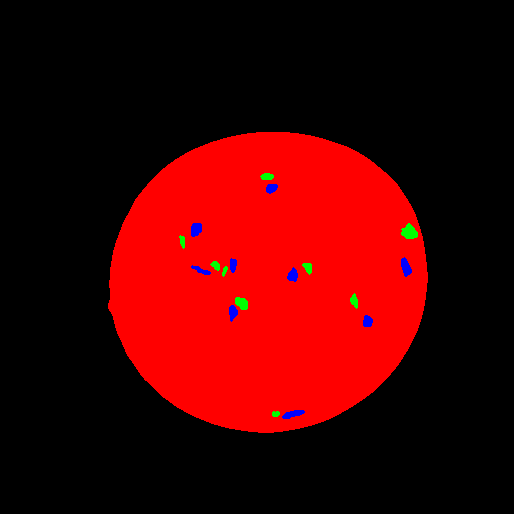
#> input picture Project 2/data/annotation_day01.png, 514 x 514 px, found by its file name
$ python Threshold_jdl.py
#> lines starting #> are read from the running program, lines starting #| are printed output that depends on the picture; after the words box and inside, x2 and y2 are one past the last pixel; in counts of white or black regions, pixels touching at a corner belong together; long printed decimals are rounded
### Project 2/helpFunctions.py

def loadMulti(imName, *args):
    # Loading multispectral image and an annotation
    #
    # function [multiIm, annotationIm] = loadMulti(imName, annotationName)
    #
    # Input
    #   imName - name of multispectral image file - a *.mat file
    #   annotationName - name of annotation image file - a *.png file
    #   dirPath (optional) - path to data directory where the image files are
    #       placed
    #
    # Output
    #   multiIm - multispectral image
    #   annotationIm - image with annotation mask of size r x c x 3. Layer 1 is
    #       the salami annotation (both fat and meat, layer 2 is the fat, and
    #       layer 3 is the meat. The pixel value is 1 in the annotation and 0
    #       elsewhere.
    #
    # Anders Nymark Christensen - DTU, 20230221
    # Adapted from
    # Anders Lindbjerg Dahl - DTU, January 2013
    #

    import scipy.io as sio
    import numpy as np
    from matplotlib.pyplot import imread

    annotationName = args[0]
    if len(args) < 2:
        dirPath = ''
    else:
        dirPath = args[1]


    # load the multispectral image
    im = sio.loadmat(dirPath+imName)
    multiIm = im['immulti']

    # make annotation image of zeros
    annotationIm = np.zeros([multiIm.shape[0],multiIm.shape[1],3],dtype=bool)

    # read the mask image
    aIm = imread(dirPath+annotationName)

    annotationIm = aIm.astype(int)
    # put in ones
    #for i in range(0,3):
    #   annotationIm[:,:,i] = (aIm[:,:,i] == 255)

    return (multiIm, annotationIm)


def getPix(multiIm, maskIm):
    # Extracting pixels from multispectral image
    #
    # function [clPix, row, col] = getPix(multiIm, maskIm)
    #
    # Input
    #   multiIm - multispectral image of size r x c x l
    #   maskIm - binary mask with ones at pixels that should be extracted (use
    #       layers from annotationIm from the loadMulti function)
    #
    # Output
    #   clPix - pixels in n x l matrix
    #   row - row pixels indicies
    #   col - column pixels indicies
    #
    # Anders Nymark Christensen - DTU, 20180130
    # Adapted from
    # Anders Lindbjerg Dahl - DTU, January 2013
    #

    import numpy as np
    nMask = maskIm.sum()

    r, c = np.where(maskIm == 1)

    clPix = np.zeros([nMask, multiIm.shape[2]])
    clPix = multiIm[r,c,:]

    return [clPix, r, c]


# [105 lines left out: functions showHistograms, setImagePix, not called in this run]

### Project 2/Threshold_jdl.py
#%%
# Analysis of data
import os
import helpFunctions as hf
import matplotlib
import matplotlib.pyplot as plt
import numpy as np
from matplotlib.pyplot import imread
from scipy.stats import norm
## Example of loading a multi spectral image
dirIn = rf'{os.getcwd()}/Project 2/data/'

#%%
# dispalying sementation of day 01
day01 = matplotlib.image.imread(dirIn + 'Annotation_day01.png')
#> day01 is the input picture: shape (514, 514, 3) float32; mean R, G, B 0.28, 0.00286, 0.00367
# plt.imshow(day01)
# plt.show()


# 2. What is the spectral distribution of meat and fat respectively?

# loading multispectral image and annotation of day 01
multiIm, annotationIm = hf.loadMulti('multispectral_day01.mat' , 'Annotation_day01.png', dirIn)
#> (reads Project 2/data/multispectral_day01.mat from the repository)

# Here is an example with meat- and fat annotation
[fatPix, fatR, fatC] = hf.getPix(multiIm, annotationIm[:,:,1]);
#> in getPix, `nMask = maskIm.sum()`: nMask = 756
#> in getPix, `r, c = np.where(maskIm == 1)`: r = 756 values from 173 to 416; c = 756 values, max 417 at index 179, min 179 at index 231, mean 298.4
#> fatR = 756 values from 173 to 416; fatC has the same summary as c in getPix
[meatPix, meatR, meatC] = hf.getPix(multiIm, annotationIm[:,:,2]);
#> meatR = 969 values from 184 to 418; meatC = 969 values, max 411 at index 430, min 191 at index 120, mean 281.4


# Here we plot the mean values for pixels with meat and fat respectively
# Det er mean value pr layer
plt.plot(np.mean(meatPix,0),'b')
plt.plot(np.mean(fatPix,0),'r')
plt.legend(['Meat', 'Fat'])
plt.show(block=False)
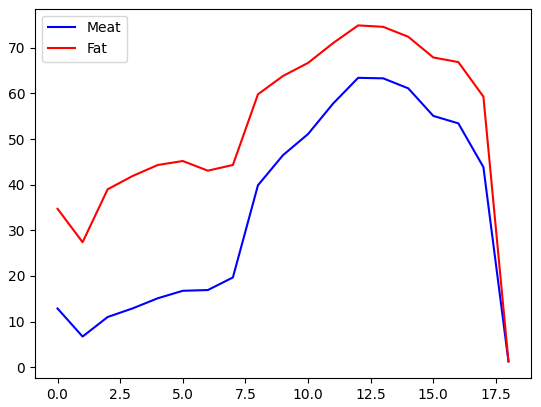
#> figure drawn by matplotlib, 1 panel; curve peaks at x = 12, y = 63.43; curve peaks at x = 12, y = 74.92
plt.close()


mean_meat = np.mean(np.mean(meatPix,0))
#> mean_meat = 34.15
varieance_meat = np.var(np.mean(meatPix,0))
#> varieance_meat = 464.1
mean_fat = np.mean(np.mean(fatPix,0))
#> mean_fat = 52.57
varieance_fat = np.var(np.mean(fatPix,0))
#> varieance_fat = 355
print(f'Mean of meat: {mean_meat}, Variance of meat: {varieance_meat}')
#| Mean of meat: 34.146, Variance of meat: 464.106
print(f'Mean of fat: {mean_fat}, Variance of fat: {varieance_fat}')
#| Mean of fat: 52.566, Variance of fat: 354.965

# 3. Is it a reasonable assumption that each pixel is either meat or fat?
# Answer: No, it is not a reasonable assumption that each pixel is either meat or fat. since there are background pixels as well. But it is a fair assumption that each pixel is either meat or fat or background.


#%% Threshold value for a single spectral band
# 1. Calculate the threshold value t for all spectral bands for day 1.

# loading multispectral image and annotation of day 01
multiIm, annotationIm = hf.loadMulti('multispectral_day01.mat' , 'Annotation_day01.png', dirIn)


# https://stackoverflow.com/questions/22579434/python-finding-the-intersection-point-of-two-gaussian-curves
# calculate the intersection of two gaussians
def intersections(m1, std1, m2, std2):
    a = 1/(2*std1**2) - 1/(2*std2**2)
    b = m2/(std2**2) - m1/(std1**2)
    c = m1**2 /(2*std1**2) - m2**2 / (2*std2**2) - np.log(std2/std1)
    points = np.roots([a,b,c])
    for p in points:
        if p >= m1 and p <= m2 or p <= m1 and p >= m2:
            return p
    return None

t = []

# calculating the mean and standard deviation of meat and fat pixels
mean_meat = np.mean(meatPix, 0)
#> mean_meat = 19 values, max 63.43 at index 12, min 1.27 at index 18, mean 34.15
mean_fat = np.mean(fatPix, 0)
#> mean_fat = 19 values, max 74.92 at index 12, min 1.3 at index 18, mean 52.57
std_meat = np.std(meatPix, 0)
#> std_meat = 19 values, max 2.93 at index 17, min 0.446 at index 18, mean 2.13
std_fat = np.std(fatPix, 0)
#> std_fat = 19 values, max 6.52 at index 5, min 0.458 at index 18, mean 4.11

# finds thredsholds for all spectral bands
for i in range (0, 19):
    i_point = intersections(mean_meat[i], std_meat[i], mean_fat[i], std_fat[i])
    t.append(i_point)
#> this loop made 19 passes
#> (a in intersections, b in intersections, c in intersections, points in intersections, i_point) on passes 1 to 12: (0.181, -3.67, 5.55, [18.69, 1.65], 18.69), (0.316, -3.24, -4.29, [11.43, -1.19], 11.43), (0.128, -2.06, -4.81, [18.1, -2.07], 18.1), (0.0959, -1.72, -5.66, [20.82, -2.83], 20.82), (0.0796, -1.71, -3.56, [23.38, -1.91], 23.38), (0.07, -1.68, -2.05, [25.12, -1.17], 25.12), (0.0766, -1.84, -1.68, [24.84, -0.883], 24.84), (0.0674, -1.91, 1.53, [27.53, 0.823], 27.53), (0.0488, -2.93, 29.09, [47.49, 12.54], 47.49), (0.0534, -3.77, 49.08, [53.41, 17.21], 53.41), (0.0486, -3.56, 43.5, [57.68, 15.52], 57.68), (0.042, -3.07, 25.16, [63.73, 9.41], 63.73)
#> (a in intersections, b in intersections, c in intersections, points in intersections) on pass 19: (0.125, -0.202, 0.0273, [1.47, 0.149])
#> after the loop, t = 19 items, first 6: 18.69, 11.43, 18.1, 20.82, 23.38, 25.12

## NOTES ##
# meat is less than threshold, fat is greater than threshold
# the 19 layer dont have a threshold value

# plotting the gaussian distribution of meat and fat pixels for all spectral bands
for i in range(0, 19, 2):
    print(f'Threshold value for spectral band {i+1} is: {t[i]}')
    x = np.linspace(0,100,100)
    plot1=plt.plot(x,norm.pdf(x,mean_meat[i], std_meat[i]))
    plot2=plt.plot(x,norm.pdf(x,mean_fat[i],std_fat[i]))
    if t[i] is not None:
        plot3 = plt.plot(t[i], norm.pdf(t[i],mean_meat[i],std_meat[i]),'o')
    plt.legend(['Meat', 'Fat', 'Intersection'])
    plt.title(f'Gaussian distribution of meat and fat pixels for spectral band {i+1}')
    plt.show()
#> this loop made 10 passes
#| Threshold value for spectral band 1 is: 18.685
#| Threshold value for spectral band 3 is: 18.104
#| Threshold value for spectral band 5 is: 23.378
#| Threshold value for spectral band 7 is: 24.844
#| Threshold value for spectral band 9 is: 47.491
#| Threshold value for spectral band 11 is: 57.680
#| Threshold value for spectral band 13 is: 68.844
#| Threshold value for spectral band 15 is: 66.550
#> (further printed lines are left out)
#> pass 1, `plt.show()`:
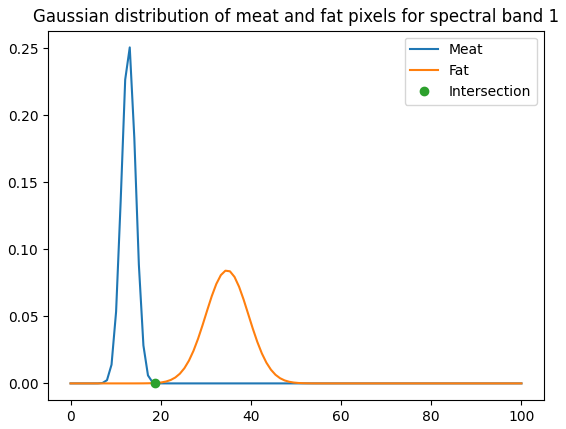
#> figure drawn by matplotlib, 1 panel; curve peaks at x = 13.13, y = 0.251; curve peaks at x = 34.34, y = 0.0841
#> pass 2, `plt.show()`:
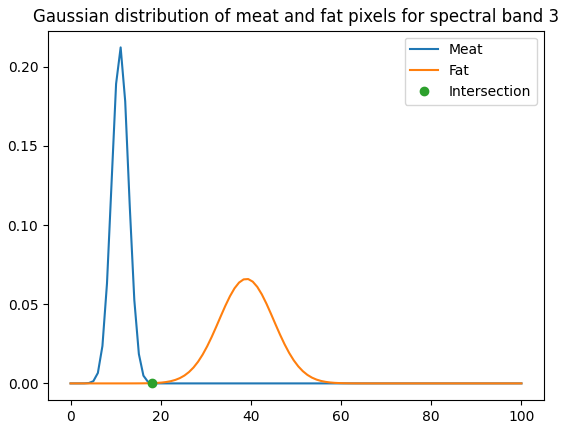
#> figure drawn by matplotlib, 1 panel; curve peaks at x = 11.11, y = 0.212; curve peaks at x = 39.39, y = 0.0659

#%%
# 2. Calculate the error rate for each spectral band.
error_rate_meat = []
error_rate_fat = []
for band in range(0, 19):
    if t[band] is not None:
        error_rate_meat.append(sum(1 for i in meatPix[:, band] if i > t[band]))
        error_rate_fat.append(sum(1 for i in fatPix[:, band] if i < t[band]))
#> after the loop, error_rate_fat = [1, 2, 1, 1, 1, 1, 1, 1, 3, 3, 4, 4, 6, 7, 8, 16, 12, 13]; error_rate_meat = [0, 2, 1, 1, 0, 0, 0, 0, 0, 0, 0, 0, 0, 1, 0, 0, 2, 36]

# plotting the error rate for each spectral band
plt.plot(error_rate_meat, 'b')
plt.plot(error_rate_fat, 'r')
plt.legend(['Meat', 'Fat'])
plt.title('Error rate for each spectral band')
plt.show()
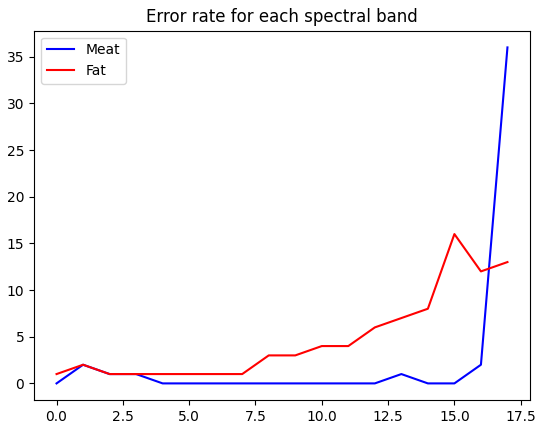
#> figure drawn by matplotlib, 1 panel; curve peaks at x = 17, y = 36; curve peaks at x = 15, y = 16

# 3. Identify the spectral band, which has the best discriminative properties for meat and fat.
mean_error_rate = []
for i in range(0, 19):
    if t[i] is not None:
        mean_error_rate.append((error_rate_meat[i] + error_rate_fat[i]) / 2)
#> after the loop, mean_error_rate = [0.5, 2, 1, 1, 0.5, 0.5, 0.5, 0.5, 1.5, 1.5, 2, 2, 3, 4, 4, 8, 7, 24.5]

best_band = mean_error_rate.index(min(mean_error_rate))
#> best_band = 0
print(f'The spectral band with the best discriminative properties for meat and fat is: {best_band+1}')
#| The spectral band with the best discriminative properties for meat and fat is: 1
## NOTES
# Det bedste band er layer 1

# 4. Classify the entire image of the salami for day 1, and visualise it.

# Load RGB image
imRGB = imread(dirIn + 'color_day01.png')
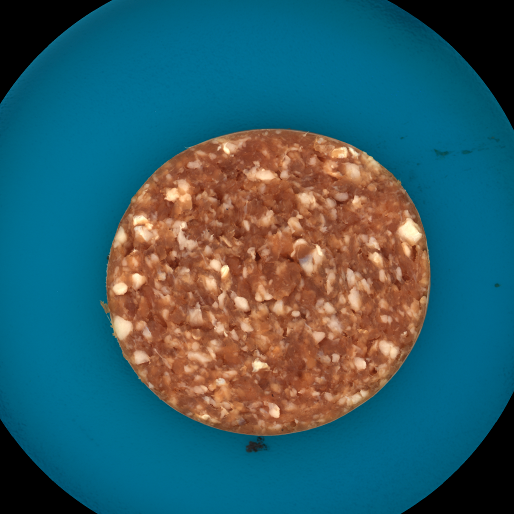
#> input picture Project 2/data/color_day01.png, 514 x 514 px, found by its file name
#> imRGB is the input picture: shape (514, 514, 3) float32; mean R, G, B 0.195, 0.371, 0.41


# Create a new array where values greater than 't' are assigned 1, and others are assigned 2
clasified_image = np.where(multiIm[:,:,best_band] < t[best_band], 0, 1)
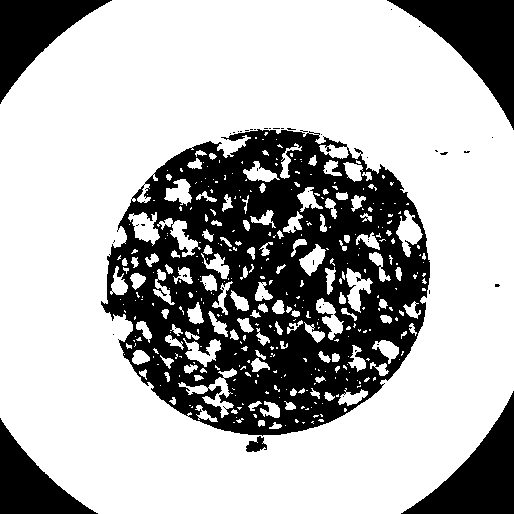
#> clasified_image: shape (514, 514) int64; values 0 (black) and 1 (white), 69.9% white; 49 black regions (43 under 20 px), largest, box (x1, y1, x2, y2) and area: (101, 129, 430, 436) 58184, (387, 0, 514, 130) 6590, (401, 391, 514, 514) 5674, (0, 0, 112, 104) 4830, (0, 418, 98, 514) 3987, (246, 436, 267, 452) 201
plt.imshow(clasified_image)
plt.title('Classified image of the salami for day 1 using layer {best_band+ 1}')
plt.show()

#%%
